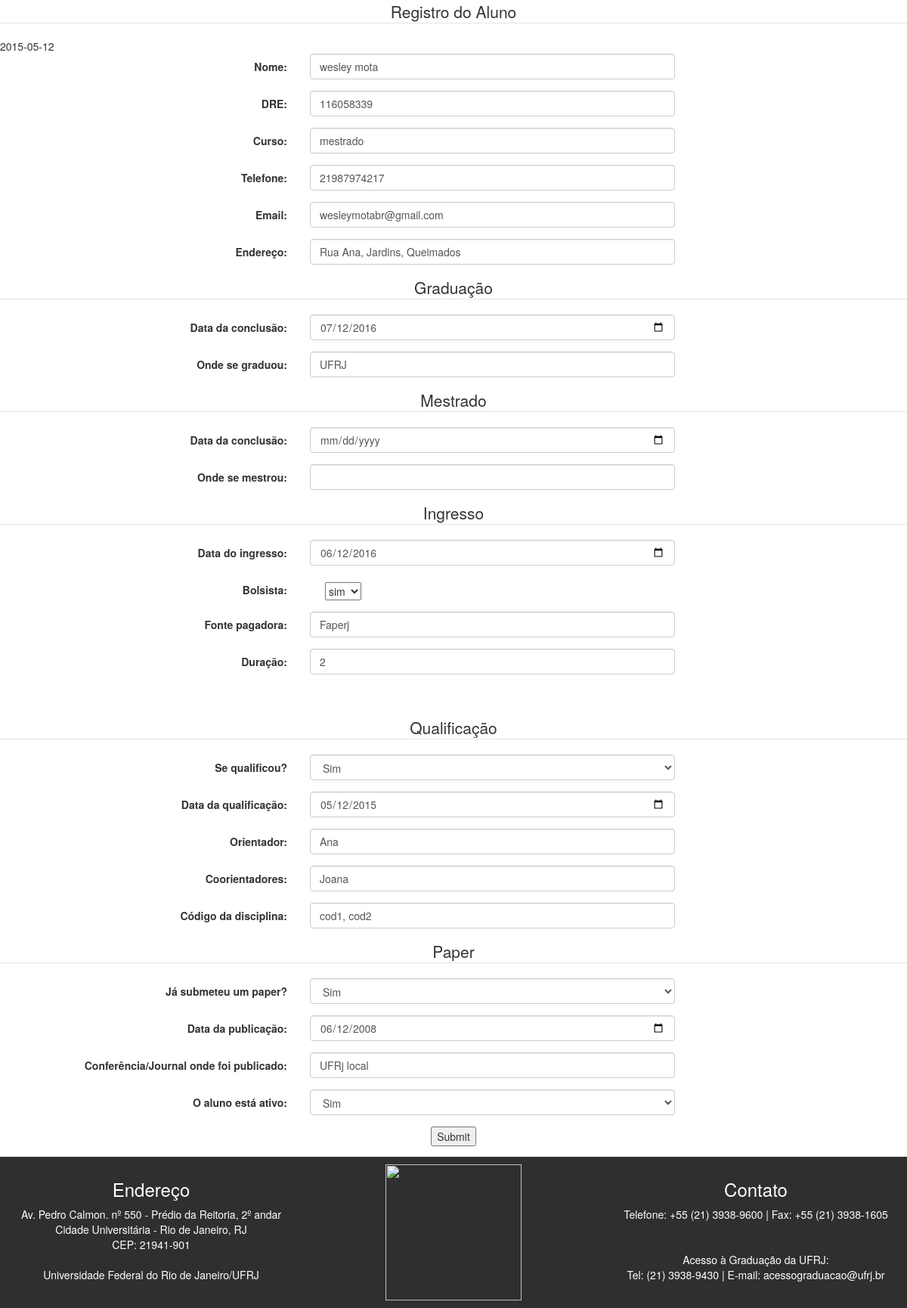
Page /edit/1 on the earlier database version.
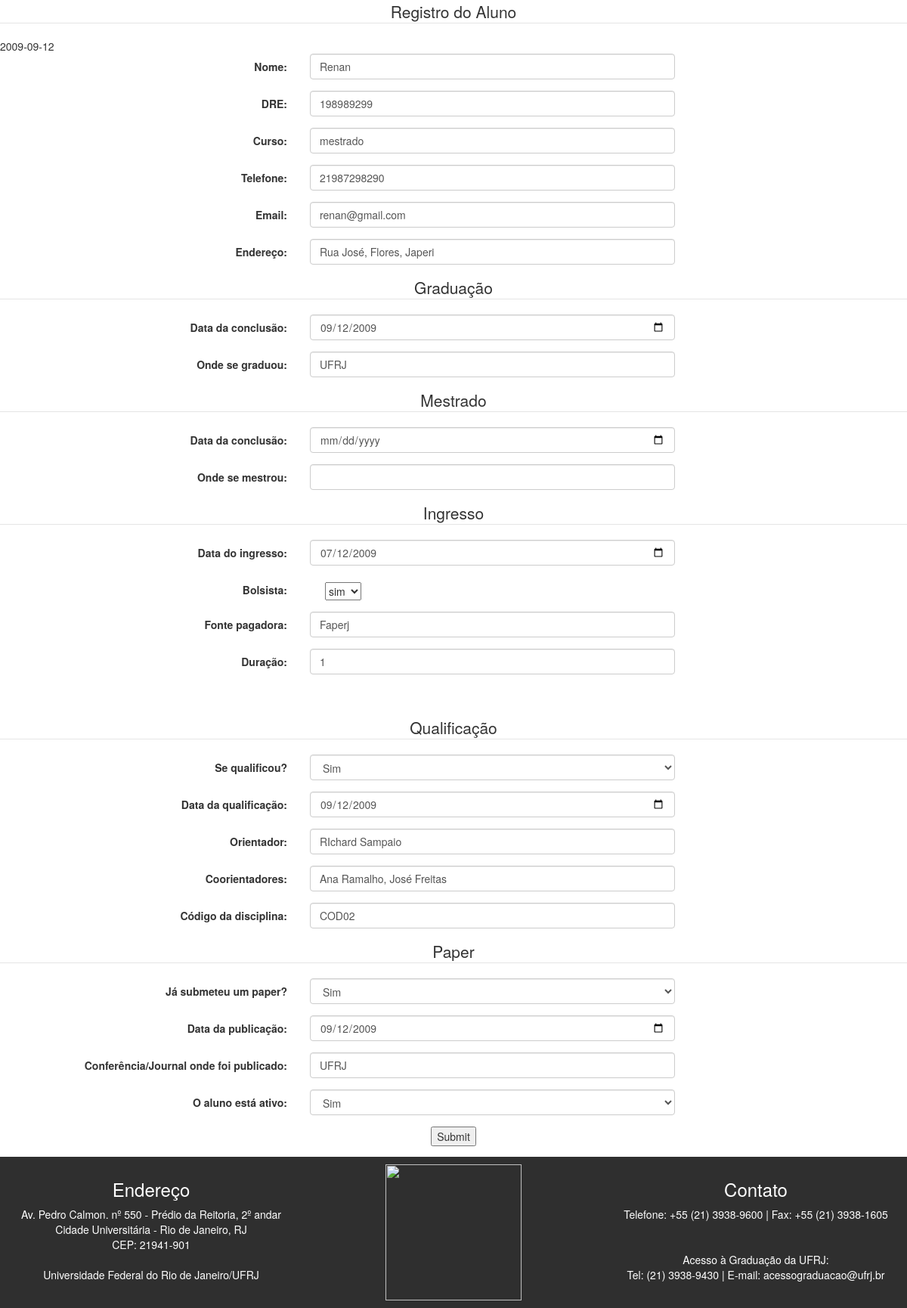
Same page on the later database version.
### tables this page shows
CREATE TABLE Aluno (
        id INTEGER PRIMARY KEY AUTOINCREMENT,
        DRE INTEGER,
        DataGrad VARCHAR,
        LocalGrad VARCHAR,
        Curso VARCHAR,
        Mestrado VARCHAR,
        Orientador VARCHAR,
        Corientadores VARCHAR,
        Ingresso date,
        Qualificacao VARCHAR,
        CodDisc VARCHAR,
        Bolsa VARCHAR,
        Ativo BOOLEAN,
        Paper VARCHAR,
        IDGERAL INTEGER,
        FOREIGN KEY(IDGERAL) REFERENCES InfoBasica(id)
);

CREATE TABLE InfoBasica (
        id INTEGER PRIMARY KEY AUTOINCREMENT,
        nome VARCHAR,
        endereco VARCHAR,
        tel INTEGER,
        email VARCHAR

);

### app.py (the view)
@app.route("/edit/<nid>")
def editar(nid):
    print nid
    conn = sqlite3.connect('Sistema.db')
    conn.row_factory = sqlite3.Row
    cursor = conn.cursor()
    cursor.execute("""Select * from InfoBasica,Aluno  where Aluno.IDGERAL=? and InfoBasica.id=?;""",(nid, nid) )
    rows = cursor.fetchall();
    print rows
    for row in rows:
        bolsa=str(row['Bolsa'])
        bolsa=bolsa.split(',')
        mestrado=str(row['Mestrado'])
        mestrado=mestrado.split(',')
        paper=str(row['Paper'])
        paper=paper.split(',')
        print paper
        inte=str(row[13])
        o=0
        ano=''
        mes=''
        dia=''
        for i in inte:
            o=o+1
            if o<5:
                ano=ano+i
            elif o<7 and o>4:
                mes=mes+i
            else:
                dia=dia+i
        ingresso=ano+"-"+mes+"-"+dia
        ingressofinal=''
    return render_template("editarAluno.html",rows=rows,ingresso=ingresso, nid=nid,bolsa=bolsa, mestrado=mestrado, paper=paper)

### templates/editarAluno.html (shortened to what this page needs)
  {% extends "layout.html" %}
  {% block head %}
    <link rel="stylesheet" href="https://maxcdn.bootstrapcdn.com/bootstrap/3.3.7/css/bootstrap.min.css">
    <link rel="stylesheet" href="{{ url_for('static', filename='css/style.css')}}">
  {% endblock %}
  {% block body %}
    <form class="form-horizontal" action = "{{ url_for('EditAlunos') }}" method = "POST">
      <fieldset>
      <center><legend>Registro do Aluno</legend></center>
    {% for row in rows %}
{{row['Qualificacao']}}
        <div class="form-group">
          <label class="col-md-4 control-label" for="nome">Nome:</label>
          <div class="col-md-5">
            <input id="nome" name="nome" type="text"  value="{{row['nome']}}"class="form-control input-md" required="">
          </div>
        </div>
        <div class="form-group">
          <label class="col-md-4 control-label" for="dre">DRE:</label>
          <div class="col-md-5">
            <input id="dre" name="dre" type="number" value="{{row['DRE']}}" class="form-control input-md" required="">
          </div>
        </div>
        <div class="form-group">
          <label class="col-md-4 control-label" for="curso">Curso:</label>
          <div class="col-md-5">
            <input id="curso" name="curso" type="text"  value="{{row['Curso']}}"class="form-control input-md" required="">
          </div>
        </div>
        <div class="form-group">
          <label class="col-md-4 control-label" for="telefone">Telefone:</label>
          <div class="col-md-5">
            <input id="telefone" name="telefone" value="{{row['tel']}}"type="text" placeholder="(21)xxxx - xxxx" class="form-control input-md" required="">
          </div>
        </div>
        <div class="form-group">
          <label class="col-md-4 control-label" for="email">Email:</label>
          <div class="col-md-5">
            <input id="email" name="email" type="text"  value="{{row['email']}}" class="form-control input-md" required="">
          </div>
        </div>
        <div class="form-group">
          <label class="col-md-4 control-label" for="endereco">Endereço:</label>
          <div class="col-md-5">
            <input id="endereco" name="endereco" value="{{row['endereco']}}"type="text" placeholder="Ex: Rua São João, 123" class="form-control input-md" required="">
          </div>
        </div>
    <center><legend>Graduação</legend></center>
        <div class="form-group row">
          <label for="conclusao" class="col-md-4 control-label">Data da conclusão:</label>
          <div class="col-md-5">
            <input class="form-control" name="datagrad" value="{{row['DataGrad']}}"type="date"  id="conclusao">
          </div>
        </div>
<div class="form-group">
  <label class="col-md-4 control-label">Onde se graduou:</label>
  <div class="col-md-5">
    <input id="localgrad" name="localgrad" value="{{row['LocalGrad']}}" type="text"  class="form-control input-md" required="">
  </div>
</div>
    <center><legend>Mestrado</legend></center>
    <div class="form-group row">
      <label for="conclusao" class="col-md-4 control-label">Data da conclusão:</label>
      <div class="col-md-5">
        <input class="form-control" name="datamest" value="{{mestrado[0]}}" type="date"  id="conclusao">
      </div>
    </div>
    <div class="form-group">
      <label class="col-md-4 control-label">Onde se mestrou:</label>
      <div class="col-md-5">
        <input id="localgrad" name="localmest" type="text"  value="{{mestrado[1]}}" class="form-control input-md" >
      </div>
    </div>
    <center><legend>Ingresso</legend></center>
        <div class="form-group row">
          <label for="ingresso" class="col-md-4 control-label">Data do ingresso:</label>
          <div class="col-md-5">
            <input class="form-control" value="{{ingresso}}" name="ingresso" type="date"  id="ingresso">
          </div>
        </div>
        <div class="form-group">
        <label class="col-md-4 control-label">Bolsista: </label>
          <div class="col-md-5">
            <label class="radio-inline">
              <select name='bolsa'>
                <option value='Sim'>sim</option>
              </select>
            </label>
        </div>
        </div>
        <div class="form-group">
          <label class="col-md-4 control-label">Fonte pagadora:</label>
          <div class="col-md-5">
            <input id="pagbolsa" name="pagbolsa" type="text"  class="form-control input-md" value='{{bolsa[0]}}'required="">
          </div>
        </div>
        <div class="form-group">
          <label class="col-md-4 control-label">Duração:</label>
          <div class="col-md-5">
            <input id="duracaobolsa" name="duracaobolsa" type="text"  class="form-control input-md" value='{{bolsa[1]}}'required="">
          </div>
        </div>
        <br>
        <br>
      <center><legend>Qualificação</legend></center>
      <div class="form-group">
        <label class="col-md-4 control-label" for="ativo">Se qualificou?</label>
        <div class="col-md-5">
          <select name="VQualificacao" class="form-control">
            <option value="Sim">Sim</option>
          </select>
        </div>
      </div>
        <div class="form-group row">
          <label for="conclusao" class="col-md-4 control-label">Data da qualificação:</label>
            <div class="col-md-5">
              <input class="form-control" name="dataquali" value="{{row['Qualificacao']}}" type="date"  id="conclusao">
            </div>
        </div>
      <div class="form-group">
        <label class="col-md-4 control-label">Orientador:</label>
        <div class="col-md-5">
          <input id="orientador" name="orientador" type="text"  value="{{row['Orientador']}}"class="form-control input-md" required="">
        </div>
      </div>
      <div class="form-group">
        <label class="col-md-4 control-label">Coorientadores:</label>
        <div class="col-md-5">
          <input id="coorientadores" name="coorientadores" value="{{row['Corientadores']}}"type="text"  class="form-control input-md" required="">
        </div>
      </div>
        <div class="form-group">
          <label class="col-md-4 control-label" for="coddisc">Código da disciplina:</label>
          <div class="col-md-5">
            <input id="curso" name="coddisc" type="text"   value="{{row['CodDisc']}}"class="form-control input-md" required="">
          </div>
        </div>
              <center><legend>Paper</legend></center>
              <div class="form-group">
                <label class="col-md-4 control-label">Já submeteu um paper?</label>
                <div class="col-md-5">
                  <select name="paper" class="form-control">
                    <option value="Sim">Sim</option>
                  </select>
                </div>
              </div>
              <div class="form-group row">
                <label for="datapub" class="col-md-4 control-label">Data da publicação:</label>
                <div class="col-md-5">
                    <input class="form-control" name="datapub" type="date" value="{{paper[0]}}" id="datapub">
                  </div>
              </div>
              <div class="form-group">
                <label for="ondepub" class="col-md-4 control-label">Conferência/Journal onde foi publicado:</label>
                <div class="col-md-5">
                  <input id="ondepub" name="ondepub" type="text" value='{{paper[1]}}' class="form-control input-md">
                </div>
              </div>
              <div class="form-group">
                <label class="col-md-4 control-label" for="ativo">O aluno está ativo:</label>
                <div class="col-md-5">
                  <select name="ativo" class="form-control">
                    {% if row['Ativo'] == 1 %}
                    <option value="1" selected>Sim</option>
                    {%endif%}
                  </select>
                </div>
              </div>
{% endfor %}
      <center>
        <input type="submit"></input>
      </center>
    </fieldset>
  </form>
{% endblock %}

### templates/layout.html (shortened to what this page needs)
<html>
  <head>
  <link rel="stylesheet" href="https://maxcdn.bootstrapcdn.com/bootstrap/3.3.7/css/bootstrap.min.css">
  {% block head %}{% endblock %}
  </head>
  <body>
  {% block body %}{% endblock %}
      <div class="container-fluid bg-4 text-center">
        <div class="row">
          <div class="col-md-4"><h3>Endereço</h3>
            <p>Av. Pedro Calmon. nº 550 - Prédio da Reitoria, 2º andar
              <br> Cidade Universitária - Rio de Janeiro, RJ
              <br>CEP: 21941-901
              <br><br>Universidade Federal do Rio de Janeiro/UFRJ</p>
            </div>
            <div class="col-md-4">
              <img src="http://www.residenciamedica.com.br/wp-content/uploads/2014/10/ufrj.png" width="180px">
            </div>
            <div class="col-md-4">
              <h3>Contato</h3>
              <p>
                Telefone: +55 (21) 3938-9600 | Fax: +55 (21) 3938-1605
                <br><br>
                <br>Acesso à Graduação da UFRJ:
                <br> Tel: (21) 3938-9430 | E-mail: acessograduacao@ufrj.br
              </p>
            </div>
          </div>
      </div>
    </body>
  </html>

### templates/layout.html (style rules this page uses)
.bg-4 { background-color: #2f2f2f; color: #ffffff; }
.container-fluid { padding-top: 10px; padding-bottom: 10px; }

Differences in the rows shown:
changed Aluno "mestrado": Qualificacao "2015-05-12" → "2009-09-12"; nome "wesley mota" → "Renan"; dre "116058339" → "198989299"; telefone "21987974217" → "21987298290"; email "wesleymotabr@gmail.com" → "renan@gmail.com"; endereco "Rua Ana, Jardins, Queimados" → "Rua José, Flores, Japeri"; datagrad "07/12/2016" → "09/12/2009"; ingresso "06/12/2016" → "07/12/2009"; duracaobolsa "2" → "1"; dataquali "05/12/2015" → "09/12/2009"; orientador "Ana" → "RIchard Sampaio"; coorientadores "Joana" → "Ana Ramalho, José Freitas"; coddisc "cod1, cod2" → "COD02"; datapub "06/12/2008" → "09/12/2009"; ondepub "UFRj local" → "UFRJ"
